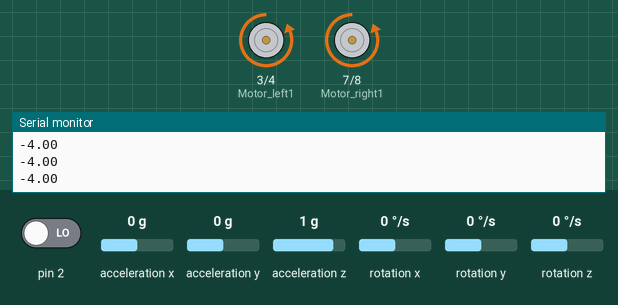
Recording of a sketch running on a simulated Arduino Uno, built with avr-gcc and run on an emulated ATmega328P. Shown: motor-driver pin pairs drawn as motors (green arrow = first pin HIGH = forward, orange = second pin HIGH = backward, longer = more drive, scaled by the enable pin), the last lines printed to the serial monitor. The inputs (shaded band) are chosen by the test bench; at power-on: acceleration x 0 g, acceleration y 0 g, pin 2 LOW, acceleration z 1 g, rotation x 0 °/s, rotation y 0 °/s, rotation z 0 °/s. The sensor or clock chip raises its interrupt line as the real part does.

Above: at 1.7 s.
1.8 s: acceleration x set to -1.4 g
At 2.8 s:
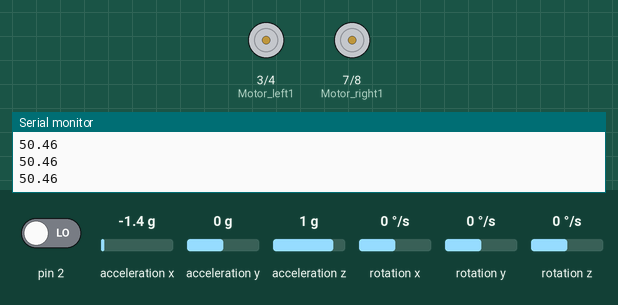
3.3 s: acceleration x set to -0.7 g
4.8 s: acceleration x set to -0.4 g
At 6.0 s:
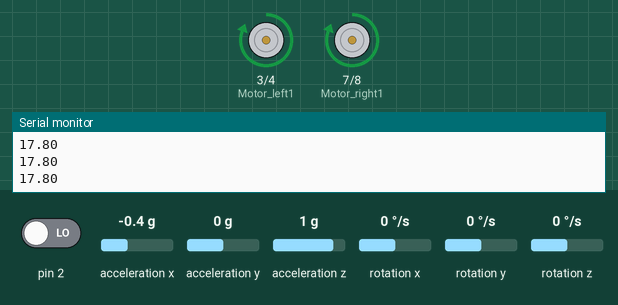
6.3 s: acceleration y set to -0.8 g
At 7.4 s:
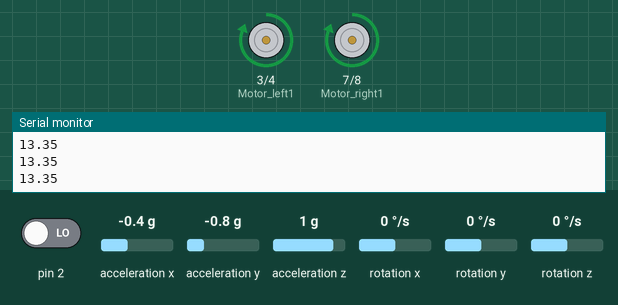
7.8 s: acceleration x set to 0 g
9.9 s: acceleration x set to -0.8 g
At 11.3 s:
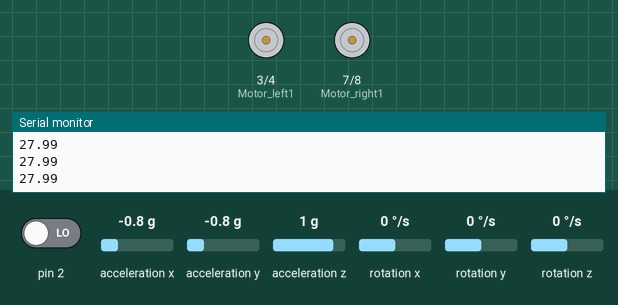
Timing chart, 0 to 12.4 s (numbered marks = the images above; inputs shaded):
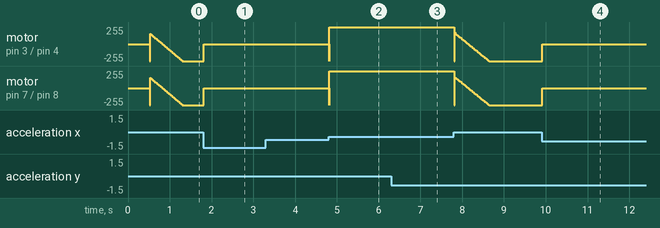

The sketch:

code.ino
```cpp
#include "I2Cdev.h"
#include <PID_v1.h> //From https://github.com/br3ttb/Arduino-PID-Library/blob/master/PID_v1.h
#include "MPU6050_6Axis_MotionApps20.h" //https://github.com/jrowberg/i2cdevlib/tree/master/Arduino/MPU6050


MPU6050 mpu;


// MPU control/status vars

bool dmpReady = false;  // set true if DMP init was successful
uint8_t mpuIntStatus;   // holds actual interrupt status byte from MPU
uint8_t devStatus;      // return status after each device operation (0 = success, !0 = error)
uint16_t packetSize;    // expected DMP packet size (default is 42 bytes)
uint16_t fifoCount;     // count of all bytes currently in FIFO
uint8_t fifoBuffer[64]; // FIFO storage buffer


// orientation/motion vars

Quaternion q;           // [w, x, y, z]         quaternion container
VectorFloat gravity;    // [x, y, z]            gravity vector
float ypr[3];           // [yaw, pitch, roll]   yaw/pitch/roll container and gravity vector

/*********Tune these 4 values for the BOT*********/

double setpoint= 176; //set the value when the bot is perpendicular to ground using serial monitor.
double Kp = 21; //Set this first
double Kd = 0.8; //Set this secound
double Ki = 140; //Finally set this

/******End of values setting*********/

#define Motor_left1 3
#define Motor_left2 4
#define Motor_left_enable 5

#define Motor_right1 7
#define Motor_right2 8
#define Motor_right_enable 9

double input, output;

PID pid(&input, &output, &setpoint, Kp, Ki, Kd, DIRECT);

volatile bool mpuInterrupt = false;     // indicates whether MPU interrupt pin has gone high

void dmpDataReady()
{
    mpuInterrupt = true;
}


void setup() {

  Serial.begin(115200);
  // initialize device
  Serial.println(F("Initializing I2C devices..."));
  mpu.initialize();
  // verify connection
  Serial.println(F("Testing device connections..."));
  Serial.println(mpu.testConnection() ? F("MPU6050 connection successful") : F("MPU6050 connection failed"));
  // load and configure the DMP
  devStatus = mpu.dmpInitialize();
  // supply our own gyro offsets here, scaled for min sensitivity
    mpu.setXGyroOffset(22.6);
    mpu.setYGyroOffset(45.5);
    mpu.setZGyroOffset(31.8);
    mpu.setZAccelOffset(1688);
  // make sure it worked (returns 0 if so)

    if (devStatus == 0)
    {
        // turn on the DMP, now that it's ready
        Serial.println(F("Enabling DMP..."));
        mpu.setDMPEnabled(true);
        // enable Arduino interrupt detection
        Serial.println(F("Enabling interrupt detection (Arduino external interrupt 0)..."));
        attachInterrupt(0, dmpDataReady, RISING);
        mpuIntStatus = mpu.getIntStatus();
        // set our DMP Ready flag so the main loop() function knows it's okay to use it
        Serial.println(F("DMP ready! Waiting for first interrupt..."));
        dmpReady = true;
        // get expected DMP packet size for later comparison
        packetSize = mpu.dmpGetFIFOPacketSize();
        //setup PID
        pid.SetMode(AUTOMATIC);
        pid.SetSampleTime(10);
        pid.SetOutputLimits(-255, 255);
    }

    else
    {

        // ERROR!
        // 1 = initial memory load failed
        // 2 = DMP configuration updates failed
        // (if it's going to break, usually the code will be 1)

        Serial.print(F("DMP Initialization failed (code "));
        Serial.print(devStatus);
        Serial.println(F(")"));
    }


//Initialise the Motor outpu pins

 pinMode(Motor_left1, OUTPUT);
 pinMode(Motor_left2, OUTPUT);
 pinMode(Motor_left_enable, OUTPUT);

 pinMode(Motor_right1, OUTPUT);
 pinMode(Motor_right2, OUTPUT);
 pinMode(Motor_right_enable, OUTPUT);


 analogWrite(Motor_right1,LOW);
 analogWrite(Motor_right2,LOW);
 analogWrite(Motor_left2,LOW);
 analogWrite(Motor_left1,LOW);

}

void loop() {

    // if programming failed, don't try to do anything
    if (!dmpReady) return;
    // wait for MPU interrupt or extra packet(s) available
    while (!mpuInterrupt && fifoCount < packetSize)
    {
        //no mpu data - performing PID calculations and output to motors
        pid.Compute();
        //Print the value of Input and Output on serial monitor to check how it is working.
        Serial.println(setpoint-input);
      //  Serial.println(input);
        if (input>150 && input<200){//If the Bot is falling
             if (output>0) //Falling towards front
                 Forward(); //Rotate the wheels forward

            else if (output<0) //Falling towards back
                 Reverse(); //Rotate the wheels backward
        }

        else //If Bot not falling
        Stop(); //Hold the wheels still
    }

    // reset interrupt flag and get INT_STATUS byte
    mpuInterrupt = false;
    mpuIntStatus = mpu.getIntStatus();
    // get current FIFO count
    fifoCount = mpu.getFIFOCount();
    // check for overflow (this should never happen unless our code is too inefficient)
    if ((mpuIntStatus & 0x10) || fifoCount == 1024)
    {
        // reset so we can continue cleanly
        mpu.resetFIFO();
    //    Serial.println(F("FIFO overflow!"));
    // otherwise, check for DMP data ready interrupt (this should happen frequently)
    }

    else if (mpuIntStatus & 0x02)

    {
        // wait for correct available data length, should be a VERY short wait
        while (fifoCount < packetSize) fifoCount = mpu.getFIFOCount();
        // read a packet from FIFO
        mpu.getFIFOBytes(fifoBuffer, packetSize);
        // track FIFO count here in case there is > 1 packet available

        // (this lets us immediately read more without waiting for an interrupt)

        fifoCount -= packetSize;
        mpu.dmpGetQuaternion(&q, fifoBuffer); //get value for q
        mpu.dmpGetGravity(&gravity, &q); //get value for gravity
        mpu.dmpGetYawPitchRoll(ypr, &q, &gravity); //get value for ypr
        input = ypr[1] * 180/M_PI + 180;
   }

}

void Forward()
{
  digitalWrite(Motor_left1,HIGH);
  digitalWrite(Motor_left2,LOW);
  analogWrite(Motor_left_enable, output);

  digitalWrite(Motor_right1,HIGH);
  digitalWrite(Motor_right2,LOW);
  analogWrite(Motor_right_enable, output);

}


void Reverse()

{
  digitalWrite(Motor_left1,LOW);
  digitalWrite(Motor_left2,HIGH);
  analogWrite(Motor_left_enable, output*-1);

  digitalWrite(Motor_right1,LOW);
  digitalWrite(Motor_right2,HIGH);
  analogWrite(Motor_right_enable, output*-1);

}


void Stop()

{
  digitalWrite(Motor_left1,LOW);
  digitalWrite(Motor_left2,LOW);

  digitalWrite(Motor_right1,LOW);
  digitalWrite(Motor_right2,LOW);


}
```

Measured:
- the behaviour switches between -0.6 and -0.5 g on acceleration x (found by bisection; images 1 and 2)
- after the input at 1.8 s, motor on pin 3 (Motor_left1) / pin 4 (Motor_left2), motor on pin 7 (Motor_right1) / pin 8 (Motor_right2): backward 255/255 → stopped at once
- after the input at 4.8 s, motor on pin 3 (Motor_left1) / pin 4 (Motor_left2), motor on pin 7 (Motor_right1) / pin 8 (Motor_right2): stopped → forward 255/255 at once
- after the input at 6.3 s, motor on pin 3 (Motor_left1) / pin 4 (Motor_left2), motor on pin 7 (Motor_right1) / pin 8 (Motor_right2): forward 255/255 → forward 252/255 at once, → forward 255/255 0.01 s later
- after the input at 9.9 s, motor on pin 3 (Motor_left1) / pin 4 (Motor_left2), motor on pin 7 (Motor_right1) / pin 8 (Motor_right2): backward 255/255 → stopped at once
